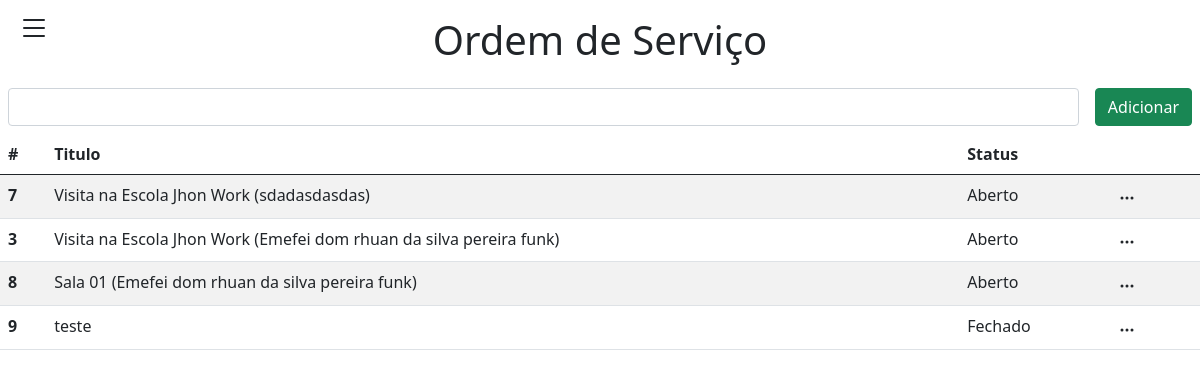
/system/os.php, run on the app's committed database.
### tables this page shows
CREATE TABLE IF NOT EXISTS `os_ordemservico` (
`os_id` int NOT NULL AUTO_INCREMENT,
`os_titulo` varchar(255) NOT NULL ,
`os_func_id` int NOT NULL ,
`os_cli_id` int NOT NULL ,
`os_esc_id` int DEFAULT NULL ,
`os_nomeaprovador` varchar(255) DEFAULT NULL ,
`os_tipo` int DEFAULT NULL ,
`os_status` int NOT NULL ,
`os_datainicial` date NOT NULL ,
`os_datafinal` date DEFAULT NULL ,
`os_horarioinicial` time DEFAULT NULL ,
`os_horariofinal` time DEFAULT NULL ,
`os_observacao` text DEFAULT NULL ,
`os_dthrinclusao` timestamp DEFAULT CURRENT_TIMESTAMP ,
`os_ativo` int DEFAULT 1 ,
PRIMARY KEY (`os_id`)
);

CREATE TABLE IF NOT EXISTS `cad_escola` (
`esc_id` int NOT NULL AUTO_INCREMENT,
`esc_nome` varchar(255) NOT NULL ,
`esc_endereco` varchar(255) NOT NULL ,
`esc_numero` varchar(11) NOT NULL ,
`esc_cid_id` int NOT NULL ,
`esc_cep` varchar(100) NOT NULL ,
`esc_telefone` varchar(100) NOT NULL ,
`esc_email` varchar(355) DEFAULT NULL ,
`esc_descricao` mediumtext DEFAULT NULL ,
`esc_cli_id` int NOT NULL ,
`esc_dthrinclusao` timestamp DEFAULT CURRENT_TIMESTAMP ,
`esc_ativo` int DEFAULT 1 ,
PRIMARY KEY (`esc_id`)
);

### system/os.php (the view, shortened to what this page needs)
<?php
require_once('../src/php/connection/connection.php');
$sql = "SELECT * FROM os_ordemservico LEFT JOIN cad_escola ON os_esc_id = esc_id WHERE os_ativo = 1";
$query = mysqli_query($connection, $sql);
?>
<!DOCTYPE html>
<html lang="pt-br">
<head>
  <link href="https://cdn.jsdelivr.net/npm/bootstrap@5.0.2/dist/css/bootstrap.min.css" rel="stylesheet">
</head>
<body>
  <?php require_once('menu.php'); ?>
  <h1 class="text-center mt-3 mb-3">Ordem de Serviço</h1>
  <div class="d-flex justify-content-end gap-3 p-2">
    <input type="text" class="form-control">
    <button class="btn btn-success" data-bs-toggle="modal" data-bs-target="#adicionarModal">Adicionar</button>
  </div>
  <table class="table table-striped">
    <thead>
      <tr>
        <th scope="col">#</th>
        <th scope="col">Titulo</th>
        <th scope="col">Status</th>
        <th scope="col"></th>
      </tr>
    </thead>
    <tbody>
      <?php while ($dados = mysqli_fetch_array($query)) { ?>
        <?php
        $nomeStatus = '';
        switch ($dados['os_status']) {
          case 1:
            $nomeStatus = 'Aberto';
            break;
          case 3:
            $nomeStatus = 'Fechado';
            break;
        }
        if ($dados['os_esc_id'] > 0) {
          $escolaName = " (" . $dados['esc_nome'] . ")";
        } else {
          $escolaName = '';
        }
        ?>
        <tr>
          <th scope="row"><?php echo $dados['os_id']; ?></th>
          <td><?php echo $dados['os_titulo'] . $escolaName; ?></td>
          <td><?php echo $nomeStatus; ?></td>
          <td>
            <button class="btn btn-transparent pt-0 pb-0" type="button" id="dropdownMenuButton1" data-bs-toggle="dropdown" aria-expanded="false">
              <svg xmlns="http://www.w3.org/2000/svg" width="16" height="16" fill="currentColor" class="bi bi-three-dots" viewBox="0 0 16 16">
                <path d="M3 9.5a1.5 1.5 0 1 1 0-3 1.5 1.5 0 0 1 0 3m5 0a1.5 1.5 0 1 1 0-3 1.5 1.5 0 0 1 0 3m5 0a1.5 1.5 0 1 1 0-3 1.5 1.5 0 0 1 0 3" />
              </svg>
            </button>
          </td>
        </tr>
      <?php } ?>
    </tbody>
  </table>
</body>
</html>

### data on the page
os_ordemservico: os_id "7", os_titulo "Visita na Escola Jhon Work", cad_escola.esc_nome "(sdadasdasdas)", os_status "Aberto"
os_ordemservico: os_id "3", os_titulo "Visita na Escola Jhon Work", cad_escola.esc_nome "(Emefei dom rhuan da silva pereira funk)", os_status "Aberto"
os_ordemservico: os_id "8", os_titulo "Sala 01", cad_escola.esc_nome "(Emefei dom rhuan da silva pereira funk)", os_status "Aberto"
os_ordemservico: os_id "9", os_titulo "teste", os_status "Fechado"
